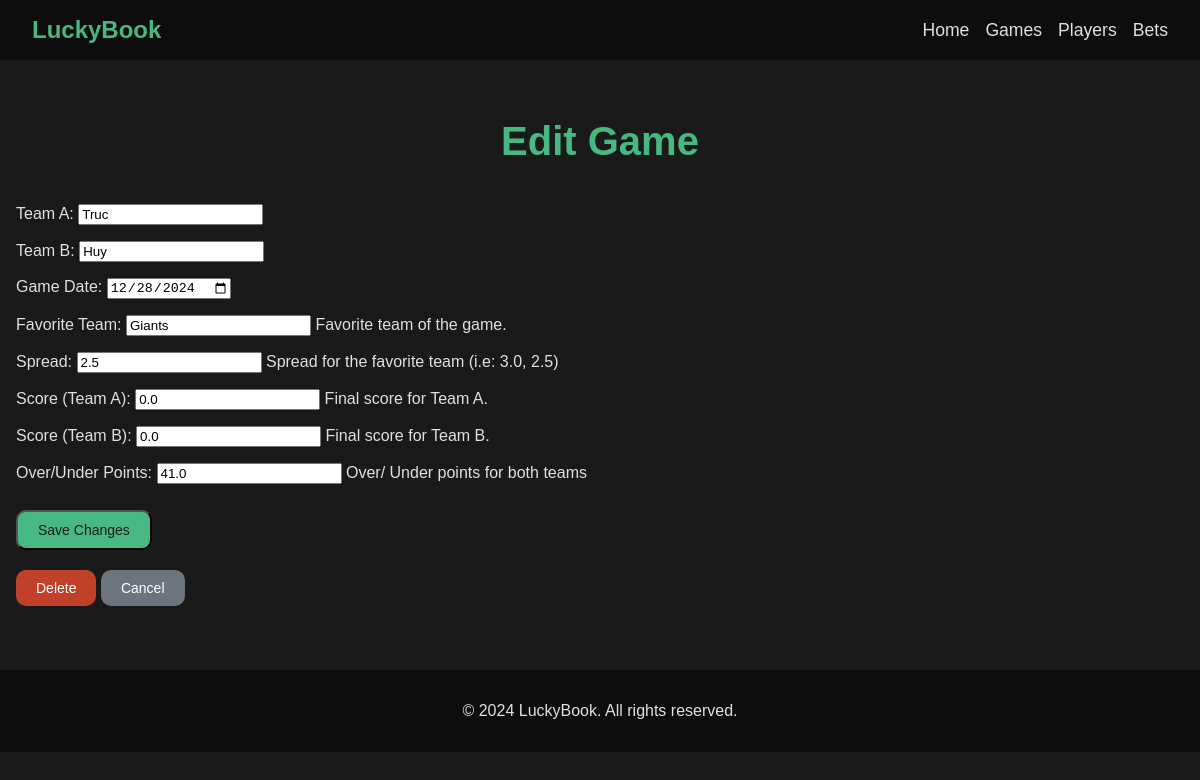
The app's page /games/4/edit/ with its own data.
### my_book/models.py (models this page shows, shortened)
class Game(models.Model):
    team_a = models.CharField(max_length=100)  # Name of Team A
    team_b = models.CharField(max_length=100)  # Name of Team B
    game_date = models.DateField()
    fav = models.CharField(
        max_length=100,
        help_text="Favorite team of the game.",
    )
    fav_spread = models.DecimalField(
        max_digits=4,
        decimal_places=1,
        help_text="Spread for the favorite team (i.e: 3.0, 2.5)",
    )
    score_team_a = models.DecimalField(
        max_digits=4,
        decimal_places=1,
        null=True,
        blank=True,
        default=0.0,
        help_text="Final score for Team A.",
    )
    score_team_b = models.DecimalField(
        max_digits=4,
        decimal_places=1,
        null=True,
        blank=True,
        default=0.0,
        help_text="Final score for Team B.",
    )
    total_points = models.DecimalField(
        max_digits=5,
        decimal_places=1,
        null=True,
        blank=True,
        default=0.0,
        help_text="Total points for both teams",
    )
    over_under_points = models.DecimalField(
        max_digits=5,
        decimal_places=1,
        help_text="Over/ Under points for both teams",
    )

### my_book/views.py (the view)
# urls.py: path("games/<int:pk>/edit/", GameUpdateView.as_view(), name="game-edit"),
class GameUpdateView(UpdateView):
    model = Game
    form_class = GameForm
    template_name = "games/game_edit.html"
    success_url = reverse_lazy("game-list")

### my_book/forms.py
class GameForm(forms.ModelForm):
    class Meta:
        model = Game
        fields = [
            "team_a",
            "team_b",
            "game_date",
            "fav",
            "fav_spread",
            "score_team_a",
            "score_team_b",
            "over_under_points",
        ]
        labels = {
            "team_a": "Team A",
            "team_b": "Team B",
            "game_date": "Game Date",
            "fav": "Favorite Team",
            "fav_spread": "Spread",
            "score_team_a": "Score (Team A)",
            "score_team_b": "Score (Team B)",
            "over_under_points": "Over/Under Points",
        }
        widgets = {
            "game_date": forms.DateInput(attrs={"type": "date"}),
        }

### my_book/templates/games/game_edit.html (shortened to what this page needs)
{% extends 'my_book/base.html' %}
{% block content %}
    <div class="container">
        <h1 class="page-title">Edit Game</h1>
        <form method="post">
            {{ form.as_p }}
            <button type="submit" class="btn btn-primary">Save Changes</button>
        </form>
        <a href="{% url 'game-delete' game.pk %}" class="btn-secondary-delete">Delete</a>
        <a href="{% url 'game-list' %}" class="btn btn-secondary">Cancel</a>
    </div>
{% endblock %}

### static/styles.css (style rules this page uses)
body.dark-mode { background-color: #1a1a1a; color: #e0e0e0; font-family: Arial, sans-serif; margin: 0; padding: 0; }
.container { max-width: 1200px; margin: 0 auto; padding: 2em 1em; }
.page-title { font-size: 2.5em; color: #48b882; margin-bottom: 1em; text-align: center; }
.btn-primary { display: inline-block; background-color: #48b882; color: #1a1a1a; padding: 10px 20px; font-size: 14px; text-decoration: none; border-radius: 10px; transition: background-color 0.3s ease; margin: 10px auto; }
.btn-secondary { background-color: #6c757d; color: #ffffff; padding: 10px 20px; border: none; border-radius: 10px; font-size: 14px; cursor: pointer; text-decoration: none; display: inline-block; transition: background-color 0.3s ease; margin-top: 10px; }
.btn-secondary-delete { background-color: #c1402a; color: #ffffff; padding: 10px 20px; border: none; border-radius: 10px; font-size: 14px; cursor: pointer; text-decoration: none; display: inline-block; transition: background-color 0.3s ease; margin-top: 10px; }

### records on screen
Game: team_a "Truc", team_b "Huy", game_date "12/28/2024", fav "Giants", fav_spread "2.5", score_team_a "0.0", score_team_b "0.0", over_under_points "41.0"
